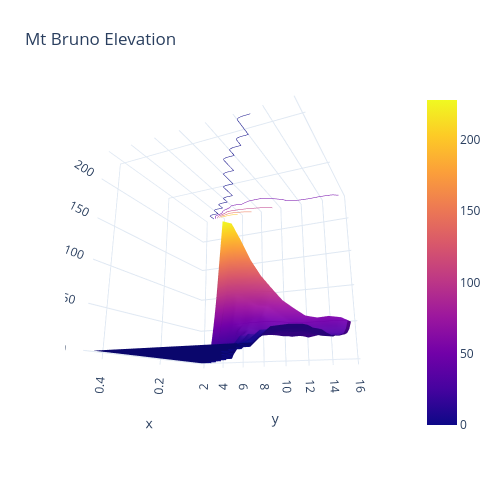

Notebook code cell kept with this figure:
### Code cell
#聚类数量
show_3d(df_result,'cluster_count')

### Figure 1 — Plotly figure (JSON) as saved in the notebook; plotly's stock layout.template omitted (floating-point values rounded to 4 significant figures; data arrays with more than 128 entries replaced by an {"elided": "..."} marker saying what was removed)
{"data": [{"contours": {"z": {"highlightcolor": "limegreen", "project": {"z": true}, "show": true, "usecolormap": true}}, "type": "surface", "x": [0.02, 0.05, 0.08, 0.11, 0.14, 0.17, 0.2, 0.23, 0.26, 0.29, 0.32, 0.35, 0.38, 0.41, 0.44, 0.47, 0.5, 0.53, 0.56, 0.59, 0.62, 0.65, 0.68, 0.71, 0.74, 0.77, 0.8, 0.83, 0.86, 0.89], "y": [2, 3, 4, 5, 6, 7, 8, 9, 10, 11, 12, 13, 14, 15, 16], "z": {"elided": "30x15 int values"}}], "layout": {"autosize": false, "height": 500, "margin": {"b": 65, "l": 65, "r": 50, "t": 90}, "scene": {"camera": {"eye": {"x": 1.87, "y": 0.88, "z": -0.64}}}, "title": {"text": "Mt Bruno Elevation"}, "width": 500, "xaxis": {"title": {"text": "<b>eps</b>"}}}}
